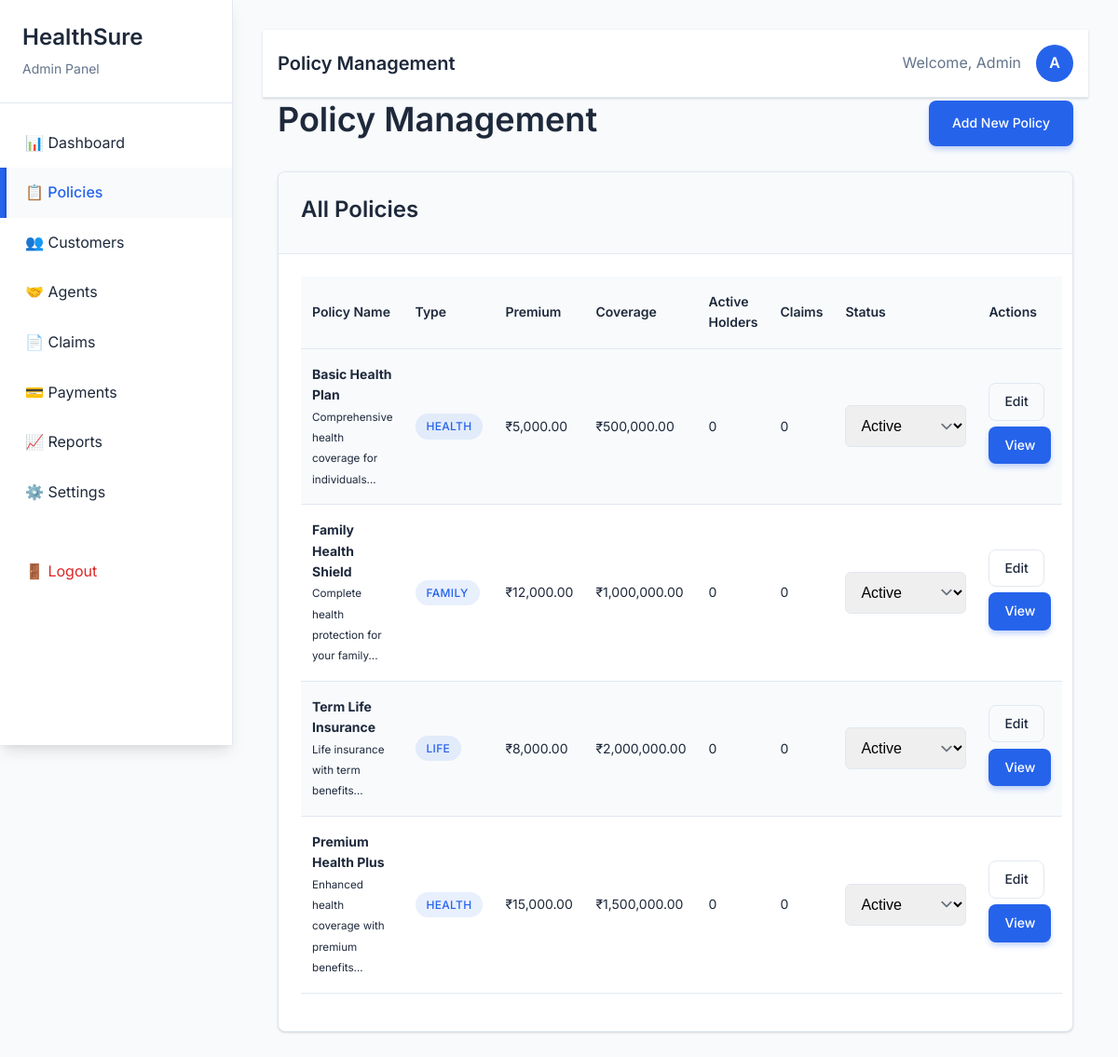
The app's page /admin/policies.php (signed in) with its own data.
### tables this page shows
CREATE TABLE policies (
    policy_id INT PRIMARY KEY AUTO_INCREMENT,
    policy_name VARCHAR(200) NOT NULL,
    policy_type ENUM('health', 'life', 'family') NOT NULL,
    description TEXT,
    base_premium DECIMAL(10,2) NOT NULL,
    coverage_amount DECIMAL(12,2) NOT NULL,
    duration_years INT NOT NULL,
    status ENUM('active', 'inactive') DEFAULT 'active',
    created_at TIMESTAMP DEFAULT CURRENT_TIMESTAMP,
    updated_at TIMESTAMP DEFAULT CURRENT_TIMESTAMP ON UPDATE CURRENT_TIMESTAMP
);

### includes/functions.php (called while the page is built, shortened)
<?php
function format_currency($amount) {
    return '₹' . number_format($amount, 2);
}
?>

### admin/policies.php (the view, shortened to what this page needs)
<?php
require_once '../config/database.php';
require_once '../includes/functions.php';
$action = $_GET['action'] ?? 'list';
$stmt = $conn->query("SELECT p.*,
                     (SELECT COUNT(*) FROM policy_holders ph WHERE ph.policy_id = p.policy_id AND ph.status = 'active') as active_holders,
                     (SELECT COUNT(*) FROM claims c JOIN policy_holders ph ON c.holder_id = ph.holder_id WHERE ph.policy_id = p.policy_id) as total_claims
                     FROM policies p ORDER BY p.created_at DESC");
$policies = $stmt->fetchAll(PDO::FETCH_ASSOC);
$edit_policy = null;
?>
<!DOCTYPE html>
<html lang="en">
<head>
    <link rel="stylesheet" href="../assets/css/style.css">
    <link rel="stylesheet" href="../assets/css/animations.css">
</head>
<body>
    <?php include 'includes/sidebar.php'; ?>
    <div class="main-content">
        <?php include 'includes/header.php'; ?>
        <div class="container">
            <div class="d-flex justify-content-between align-items-center mb-4">
                <h1>Policy Management</h1>
                <a href="?action=add" class="btn btn-primary">Add New Policy</a>
            </div>
            <?php if ($action === 'add' || $action === 'edit'): ?>
                <div class="card">
                    <div class="card-header">
                        <h3><?php echo $action === 'edit' ? 'Edit Policy' : 'Add New Policy'; ?></h3>
                    </div>
                    <div class="card-body">
                        <form method="POST" action="">
                            <div class="row">
                                <div class="col-6">
                                    <div class="form-group">
                                        <label for="policy_name" class="form-label">Policy Name *</label>
                                        <input type="text" id="policy_name" name="policy_name" class="form-control"
                                               value="<?php echo $edit_policy['policy_name'] ?? ''; ?>" required>
                                    </div>
                                </div>
                                <div class="col-6">
                                    <div class="form-group">
                                        <label for="policy_type" class="form-label">Policy Type *</label>
                                        <select id="policy_type" name="policy_type" class="form-control form-select" required onchange="showTypeFields(this.value)">
                                            <option value="">Select Type</option>
                                            <option value="health" <?php echo ($edit_policy['policy_type'] ?? '') === 'health' ? 'selected' : ''; ?>>Health Insurance</option>
                                            <option value="life" <?php echo ($edit_policy['policy_type'] ?? '') === 'life' ? 'selected' : ''; ?>>Life Insurance</option>
                                            <option value="family" <?php echo ($edit_policy['policy_type'] ?? '') === 'family' ? 'selected' : ''; ?>>Family Insurance</option>
                                        </select>
                                    </div>
                                </div>
                            </div>
                            <div class="form-group">
                                <label for="description" class="form-label">Description</label>
                                <textarea id="description" name="description" class="form-control" rows="3"><?php echo $edit_policy['description'] ?? ''; ?></textarea>
                            </div>
                            <div class="row">
                                <div class="col-4">
                                    <div class="form-group">
                                        <label for="base_premium" class="form-label">Base Premium (₹) *</label>
                                        <input type="number" id="base_premium" name="base_premium" class="form-control"
                                               value="<?php echo $edit_policy['base_premium'] ?? ''; ?>" step="0.01" required>
                                    </div>
                                </div>
                                <div class="col-4">
                                    <div class="form-group">
                                        <label for="coverage_amount" class="form-label">Coverage Amount (₹) *</label>
                                        <input type="number" id="coverage_amount" name="coverage_amount" class="form-control"
                                               value="<?php echo $edit_policy['coverage_amount'] ?? ''; ?>" step="0.01" required>
                                    </div>
                                </div>
                                <div class="col-4">
                                    <div class="form-group">
                                        <label for="duration_years" class="form-label">Duration (Years) *</label>
                                        <input type="number" id="duration_years" name="duration_years" class="form-control"
                                               value="<?php echo $edit_policy['duration_years'] ?? ''; ?>" required>
                                    </div>
                                </div>
                            </div>
                            <div id="health_fields" style="display: none;">
                                <h5>Health Insurance Details</h5>
                                <div class="row">
                                    <div class="col-6">
                                        <div class="form-group">
                                            <label for="hospital_coverage" class="form-label">Hospital Coverage</label>
                                            <textarea id="hospital_coverage" name="hospital_coverage" class="form-control" rows="2"></textarea>
                                        </div>
                                    </div>
                                    <div class="col-6">
                                        <div class="form-group">
                                            <label for="network_hospitals" class="form-label">Network Hospitals</label>
                                            <textarea id="network_hospitals" name="network_hospitals" class="form-control" rows="2"></textarea>
                                        </div>
                                    </div>
                                </div>
                                <div class="row">
                                    <div class="col-6">
                                        <div class="form-group">
                                            <label for="cashless_limit" class="form-label">Cashless Limit (₹)</label>
                                            <input type="number" id="cashless_limit" name="cashless_limit" class="form-control" step="0.01">
                                        </div>
                                    </div>
                                    <div class="col-6">
                                        <div class="form-group">
                                            <label class="d-flex align-items-center">
                                                <input type="checkbox" name="pre_existing_conditions" style="margin-right: 0.5rem;">
                                                Pre-existing Conditions Covered
                                            </label>
                                        </div>
                                    </div>
                                </div>
                            </div>
                            <div id="life_fields" style="display: none;">
                                <h5>Life Insurance Details</h5>
                                <div class="row">
                                    <div class="col-4">
                                        <div class="form-group">
                                            <label for="term_years" class="form-label">Term (Years)</label>
                                            <input type="number" id="term_years" name="term_years" class="form-control">
                                        </div>
                                    </div>
                                    <div class="col-4">
                                        <div class="form-group">
                                            <label for="death_benefit" class="form-label">Death Benefit (₹)</label>
                                            <input type="number" id="death_benefit" name="death_benefit" class="form-control" step="0.01">
                                        </div>
                                    </div>
                                    <div class="col-4">
                                        <div class="form-group">
                                            <label for="maturity_benefit" class="form-label">Maturity Benefit (₹)</label>
                                            <input type="number" id="maturity_benefit" name="maturity_benefit" class="form-control" step="0.01">
                                        </div>
                                    </div>
                                </div>
                            </div>
                            <div id="family_fields" style="display: none;">
                                <h5>Family Insurance Details</h5>
                                <div class="row">
                                    <div class="col-3">
                                        <div class="form-group">
                                            <label for="no_of_dependents" class="form-label">Max Dependents</label>
                                            <input type="number" id="no_of_dependents" name="no_of_dependents" class="form-control">
                                        </div>
                                    </div>
                                    <div class="col-3">
                                        <div class="form-group">
                                            <label for="dependent_age_limit" class="form-label">Dependent Age Limit</label>
                                            <input type="number" id="dependent_age_limit" name="dependent_age_limit" class="form-control">
                                        </div>
                                    </div>
                                    <div class="col-3">
                                        <div class="form-group">
                                            <label for="family_floater_sum" class="form-label">Family Floater Sum (₹)</label>
                                            <input type="number" id="family_floater_sum" name="family_floater_sum" class="form-control" step="0.01">
                                        </div>
                                    </div>
                                    <div class="col-3">
                                        <div class="form-group">
                                            <label class="d-flex align-items-center">
                                                <input type="checkbox" name="maternity_cover" style="margin-right: 0.5rem;">
                                                Maternity Cover
                                            </label>
                                        </div>
                                    </div>
                                </div>
                            </div>
                            <div class="d-flex" style="gap: 1rem;">
                                <button type="submit" name="add_policy" class="btn btn-primary">
                                    <?php echo $action === 'edit' ? 'Update Policy' : 'Create Policy'; ?>
                                </button>
                                <a href="policies.php" class="btn btn-outline">Cancel</a>
                            </div>
                        </form>
                    </div>
                </div>
            <?php else: ?>
                <div class="card">
                    <div class="card-header">
                        <h3>All Policies</h3>
                    </div>
                    <div class="card-body">
                        <table class="table table-striped">
                            <thead>
                                <tr>
                                    <th>Policy Name</th>
                                    <th>Type</th>
                                    <th>Premium</th>
                                    <th>Coverage</th>
                                    <th>Active Holders</th>
                                    <th>Claims</th>
                                    <th>Status</th>
                                    <th>Actions</th>
                                </tr>
                            </thead>
                            <tbody>
                                <?php foreach ($policies as $policy): ?>
                                    <tr>
                                        <td>
                                            <strong><?php echo htmlspecialchars($policy['policy_name']); ?></strong>
                                            <br><small class="text-light"><?php echo htmlspecialchars(substr($policy['description'], 0, 50)); ?>...</small>
                                        </td>
                                        <td><span class="badge badge-primary"><?php echo ucfirst($policy['policy_type']); ?></span></td>
                                        <td><?php echo format_currency($policy['base_premium']); ?></td>
                                        <td><?php echo format_currency($policy['coverage_amount']); ?></td>
                                        <td><?php echo $policy['active_holders']; ?></td>
                                        <td><?php echo $policy['total_claims']; ?></td>
                                        <td>
                                            <form method="POST" style="display: inline;">
                                                <select name="status" onchange="this.form.submit()" class="form-control form-select" style="width: auto; display: inline-block;">
                                                    <option value="active" <?php echo $policy['status'] === 'active' ? 'selected' : ''; ?>>Active</option>
                                                </select>
                                            </form>
                                        </td>
                                        <td>
                                            <a href="?action=edit&policy_id=<?php echo $policy['policy_id']; ?>" class="btn btn-sm btn-outline">Edit</a>
                                            <a href="?action=view&policy_id=<?php echo $policy['policy_id']; ?>" class="btn btn-sm btn-primary">View</a>
                                        </td>
                                    </tr>
                                <?php endforeach; ?>
                            </tbody>
                        </table>
                    </div>
                </div>
            <?php endif; ?>
        </div>
    </div>
</body>
</html>

### records on screen
policies: policy_name "Basic Health Plan", description "Comprehensive health coverage for individuals", policy_type "HEALTH", base_premium "₹5,000.00", coverage_amount "₹500,000.00", active_holders "0", total_claims "0", status "Active"
policies: policy_name "Family Health Shield", description "Complete health protection for your family", policy_type "FAMILY", base_premium "₹12,000.00", coverage_amount "₹1,000,000.00", active_holders "0", total_claims "0", status "Active"
policies: policy_name "Term Life Insurance", description "Life insurance with term benefits", policy_type "LIFE", base_premium "₹8,000.00", coverage_amount "₹2,000,000.00", active_holders "0", total_claims "0", status "Active"
policies: policy_name "Premium Health Plus", description "Enhanced health coverage with premium benefits", policy_type "HEALTH", base_premium "₹15,000.00", coverage_amount "₹1,500,000.00", active_holders "0", total_claims "0", status "Active"

### other values on screen
$page_titles[basename($_SERVER['PHP_SELF'])] "Policy Management"
